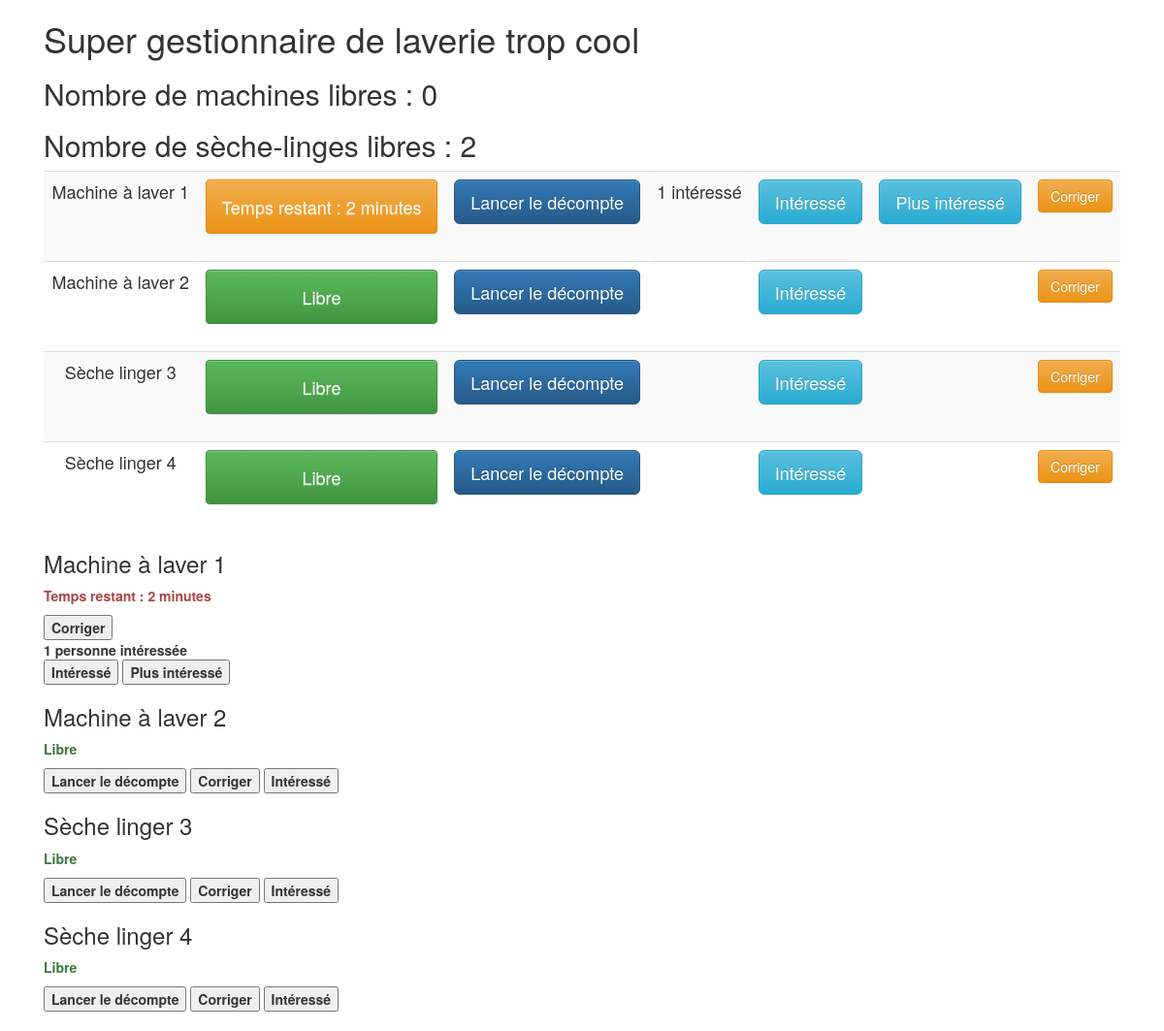
Page /laverie/corriger_decompte/1/1 on the committed database.
### laverie/models.py (models this page shows, shortened)
class Appareil(models.Model):
    duree = models.IntegerField(default=50)
    heure_fin = models.DateTimeField(default=timezone.now)
    temps_restant = models.DurationField(default=timezone.timedelta(),null=True)
    interesses = models.IntegerField(default=0)
    libre = models.BooleanField(default=True)
    TYPES = (
        ('machine', 'Machine à laver'),
        ('seche_linge', 'Sèche linge'),
    )
    type = models.CharField(max_length=20, choices=TYPES, default='machine')
    def __str__(self):
        if self.type == 'machine':
            type = 'Machine à laver'
        else:
            type = 'Sèche linger'
        return type + " " + str(self.id)
    def actualiser(self):
        temps_restant = self.temps_restant = self.heure_fin - timezone.now()
        if self.libre:
            if temps_restant.days >= 0:
                self.libre = False
        else:
            if temps_restant.days >= 0:
                self.temps_restant = temps_restant
            else:
                self.libre = True
                self.temps_restant = timezone.timedelta()
        self.save()
    def get_minutes_restantes(self):
        return (60+self.temps_restant.seconds)//60
    def reste_longtemps(self):
        return self.get_minutes_restantes() > 15

### laverie/views.py (the view)
# urls.py: url(r'corriger_decompte/(?P<id>[0-9]+)/(?P<valeur>[0-9]+)$', views.corriger_decompte, name='corriger_decompte'),
def corriger_decompte(request, id, valeur):
    print("Correction de " + str(id))
    appareil = Appareil.objects.get(id=id)
    print("Heure de fin valait " + str(appareil.heure_fin))
    appareil.heure_fin = timezone.now() + timezone.timedelta(minutes=int(valeur))
    appareil.save()
    appareil.actualiser()
    print("Heure de fin vaut maintenant " + str(appareil.heure_fin))
    return index(request)

### laverie/views.py (called while the page is built)
def index(request):
    appareils = Appareil.objects.all()
    nb_machines_libres = Appareil.objects.filter(type="machine", libre=True).count()
    nb_seche_linges_libres = Appareil.objects.filter(type="seche_linge", libre=True).count()
    for a in appareils:
        a.actualiser()
        a.save()
    return render(request, 'laverie/index.html', locals())

### laverie/templates/laverie/index.html (shortened to what this page needs)
<!DOCTYPE html>
<html lang="fr">
<head>
    <link rel="stylesheet" href="https://maxcdn.bootstrapcdn.com/bootstrap/3.3.6/css/bootstrap.min.css">
    <link rel="stylesheet" href="https://maxcdn.bootstrapcdn.com/bootstrap/3.3.6/css/bootstrap-theme.min.css">
</head>
<body>
<div class="container" >
    <div class="col-xs-12">
        <h1>Super gestionnaire de laverie trop cool</h1>
        <h2>Nombre de machines libres : {{ nb_machines_libres }} </h2>
        <h2>Nombre de sèche-linges libres :  {{ nb_seche_linges_libres }} </h2>
        <table class="table table-striped text-center">
            <tbody>
            {% for appareil in appareils %}
                <tr>
                    <td class="btn-lg">{{ appareil }}</td>
                    <td>
                        {% if appareil.libre %}
                            <p class="alert btn-success btn-lg">Libre</p>
                        {% else %}
                            {% if appareil.reste_longtemps %}
                                <p class="alert btn-danger btn-lg">
                                    Temps restant : {{ appareil.get_minutes_restantes }} minutes
                                </p>
                            {% else %}
                                <p class="alert btn-warning btn-lg">
                                    Temps restant : {{ appareil.get_minutes_restantes }} minutes
                                </p>
                            {% endif %}
                        {% endif %}
                    </td>
                    <td>
                        <button type="button" class="btn btn-lg btn-primary" onclick="lancer_decompte({{ appareil.id }})">Lancer le décompte</button>
                    </td>
                    <td class="btn-lg">
                        {% if appareil.interesses == 1 %}
                            1 intéressé
                        {% elif appareil.interesses > 1 %}
                            {{ appareil.interesses }} intéressés
                        {% endif %}
                    </td>
                    <td>
                        <button type="button" class="btn btn-lg btn-info" onclick="interesse({{ appareil.id }})">Intéressé</button>
                    </td>
                    <td>
                        {% if appareil.interesses != 0 %}
                            <button type="button" class="btn btn-lg btn-info" onclick="plus_interesse({{ appareil.id }})">Plus intéressé</button>
                        {% endif %}
                    </td>
                    <td>
                        <button type="button" class="btn btn-warning" data-toggle="modal" data-target="#popUpWindow">Corriger</button>
                    </td>
                </tr>
            {% endfor %}
            </tbody>
        </table>
        <dl>
            {% for appareil in appareils %}
                <dt>
                <h3>{{ appareil }}</h3>
                {% if appareil.libre %}
                    <p class="text-success">
                        Libre
                    </p>
                    <button onclick="lancer_decompte({{ appareil.id }})">Lancer le décompte</button>
                {% else %}
                    <p class="text-danger">
                        Temps restant : {{ appareil.get_minutes_restantes }} minutes
                    </p>
                {% endif %}
                <button onclick="apparition_formulaire({{ appareil.id }})">Corriger</button>
                {% if appareil.interesses == 1 %}
                    <div>
                        1 personne intéressée
                    </div>
                {% elif appareil.interesses > 1 %}
                    {{ appareil.interesses }} personnes intéressées
                {% endif %}
                <button onclick="interesse({{ appareil.id }})">Intéressé</button>
                {% if appareil.interesses != 0 %}
                    <button onclick="plus_interesse({{ appareil.id }})">Plus intéressé</button>
                {% endif %}
                </dt>
            {% endfor %}
        </dl>
    </div>
</div>
</body>
</html>

### rows in the picture
Appareil: type+id "Machine à laver 1", get_minutes_restantes "2", interesses "1 intéressé"
Appareil: type+id "Machine à laver 2", libre "Libre"
Appareil: type+id "Sèche linger 3", libre "Libre"
Appareil: type+id "Sèche linger 4", libre "Libre"

### other values in the picture
{{ nb_machines_libres }} "0"
{{ nb_seche_linges_libres }} "2"
